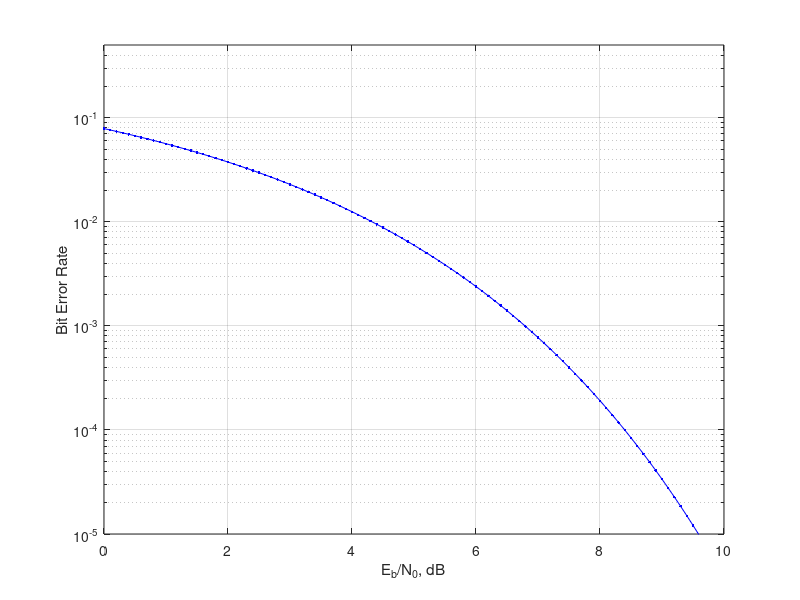

MATLAB code to generate this figure:
Eb_N0_dB = [0:0.1:10];
theoryBer = 0.5*erfc(sqrt(10.^(Eb_N0_dB/10)));
semilogy(Eb_N0_dB,theoryBer,'b.-');
axis([0 10 10^-5 0.5]);
grid on
xlabel('E_b/N_0, dB');
ylabel('Bit Error Rate');